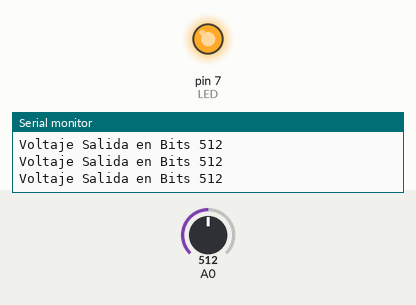
This sketch was run on a simulated Arduino Uno, built with avr-gcc and run on an emulated ATmega328P. On the bench: output pins drawn as LEDs (lit = HIGH), the last lines printed to the serial monitor. The test bench sets the inputs (shaded band); at power-on: A0 = 512.

Above: at 1.2 s.
1.3 s: A0 set to 736
4.3 s: A0 set to 767
At 4.9 s:
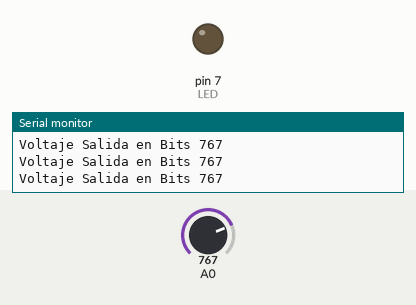
5.8 s: A0 set to 716
At 6.6 s:
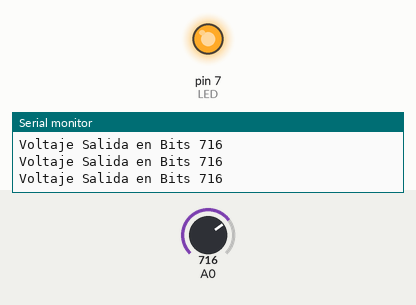
8.8 s: A0 set to 900
At 10.0 s:
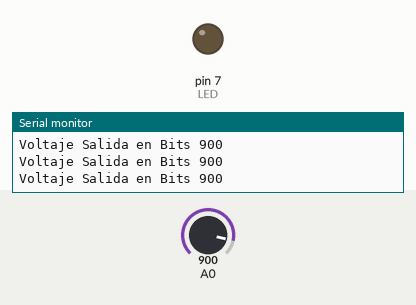
Timing chart, 0 to 11.3 s (numbered marks = the images above; inputs shaded):
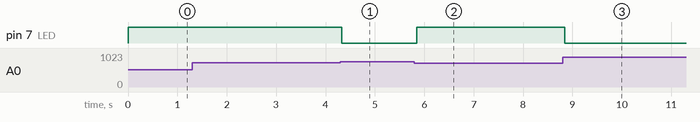

The sketch:

P6A2-Luminosidad.ino
```cpp
#define LED 7

int volSalidaBits;
int maxV = 1000;
int minV = 500;

int pwm = 0;

void setup() {
  Serial.begin(9600);

  pinMode(LED, OUTPUT);
}

void loop() {
  volSalidaBits = analogRead(A0);
  pwm = map(volSalidaBits, minV, maxV, 0, 255);

  Serial.print("Voltaje Salida en Bits ");
  Serial.println(volSalidaBits);

  analogWrite(LED, 255-pwm);
}

void blink() {
  digitalWrite(LED,HIGH);
  delay(125);
  digitalWrite(LED,LOW);
  delay(125);
}
```

Measured:
- the behaviour switches between 750 and 751 on A0 (found by bisection; images 0 and 1)
- after the input at 4.3 s, pin 7 (LED): HIGH → LOW at once
- after the input at 5.8 s, pin 7 (LED): LOW → HIGH at once
- after the input at 8.8 s, pin 7 (LED): HIGH → LOW at once
